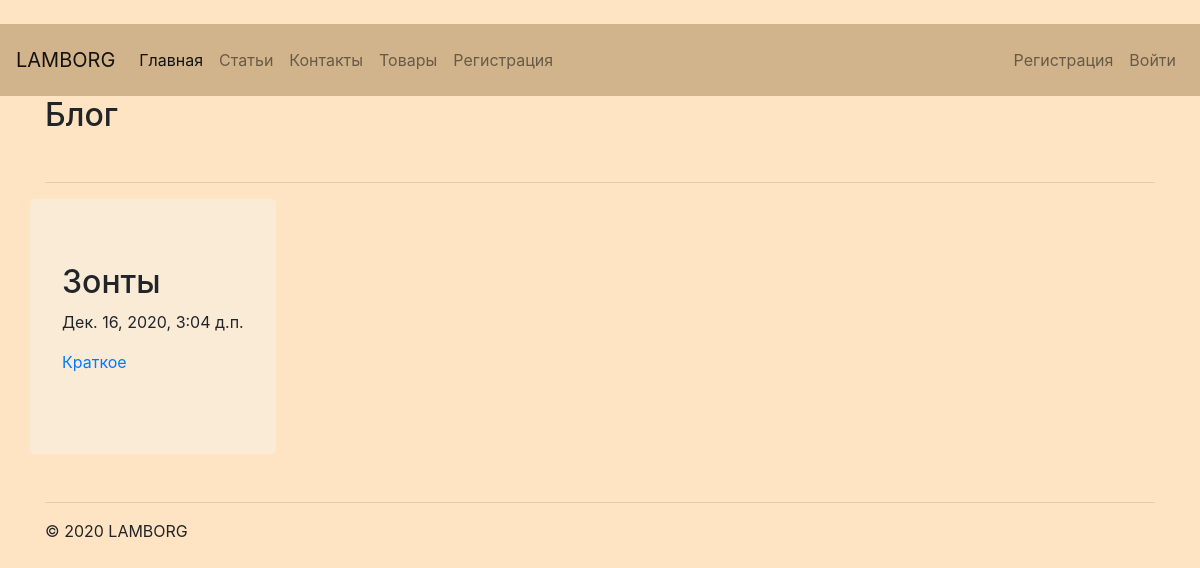
Page /blog on the committed database.
### app/models.py (models this page shows, shortened)
class Blog(models.Model):
    title = models.CharField(max_length = 100, unique_for_date = "posted", verbose_name = "Заголовок")
    description = models.TextField (verbose_name = "Краткое содержание")
    content = models.TextField (verbose_name = "Полное содержание")
    posted = models.DateTimeField (default = datetime.now(), db_index = True, verbose_name = "Опубликована")
    author = models.ForeignKey(User, null=True, blank=True, on_delete = models.SET_NULL, verbose_name = "Автор")
    image = models.FileField(default = 'temp.jpg', verbose_name = "Путь к картинке")
    class Meta:                         # метаданные — вложенный класс, который задает дополнительные параметры модели:
        db_table = "Posts"          # имя таблицы для модели
        ordering = ["-posted"]   # порядок сортировки данных в модели ("–" означает по убыванию)
        verbose_name = "статья блога"   # имя, под которым модель будет отображаться в административном разделе (для одной статьи блога)
        verbose_name_plural = "статьи блога"    # тоже для всех статей блога

### app/views.py (the view)
# urls.py: url(r'^blog$', app.views.blog, name='blog'),
def blog(request):
    posts = Blog.objects.order_by('-posted')        # запрос на выбор всех статей из модели, отсортированных по убыванию даты опубликования
    assert isinstance(request, HttpRequest)
    return render(
        request,
        'app/blog.html',
        {                     # параметр в {} — данные для использования в шаблоне.
            'title':'Блог',
            'posts': posts,            # передача списка статей в шаблон веб-страницы
            'year':datetime.now().year,
        }
)

### cart/context_processors.py (called while the page is built)
def cart(request):
    return {'cart': Cart(request)}

### app/templates/app/blog.html
﻿{% extends "app/layout.html" %}
{% block content %}
<h2>{{ title }}</h2> <br />
{% for post in posts %}
<hr/>
<div class="row">
<div class="jumbotron">
<h2> {{post.title}} </h2>
<p> {{post.posted}} </p>
<p> <a href="{% url 'blogpost' parametr=post.id %}">{{ post.description }}</a>  </p>
    </div>
    </div>
{% endfor %}
{% endblock %}

### app/static/app/content/site.css (style rules this page uses)
body { padding-bottom: 20px; background-color: #FFE4C4 !important; }
.jumbotron { background-color: #FAEBD7 !important; }

### rows in the picture
Blog: title "Зонты", posted "Дек. 16, 2020, 3:04 д.п.", description "Краткое"

### other values in the picture
{{ title }} "Блог"
